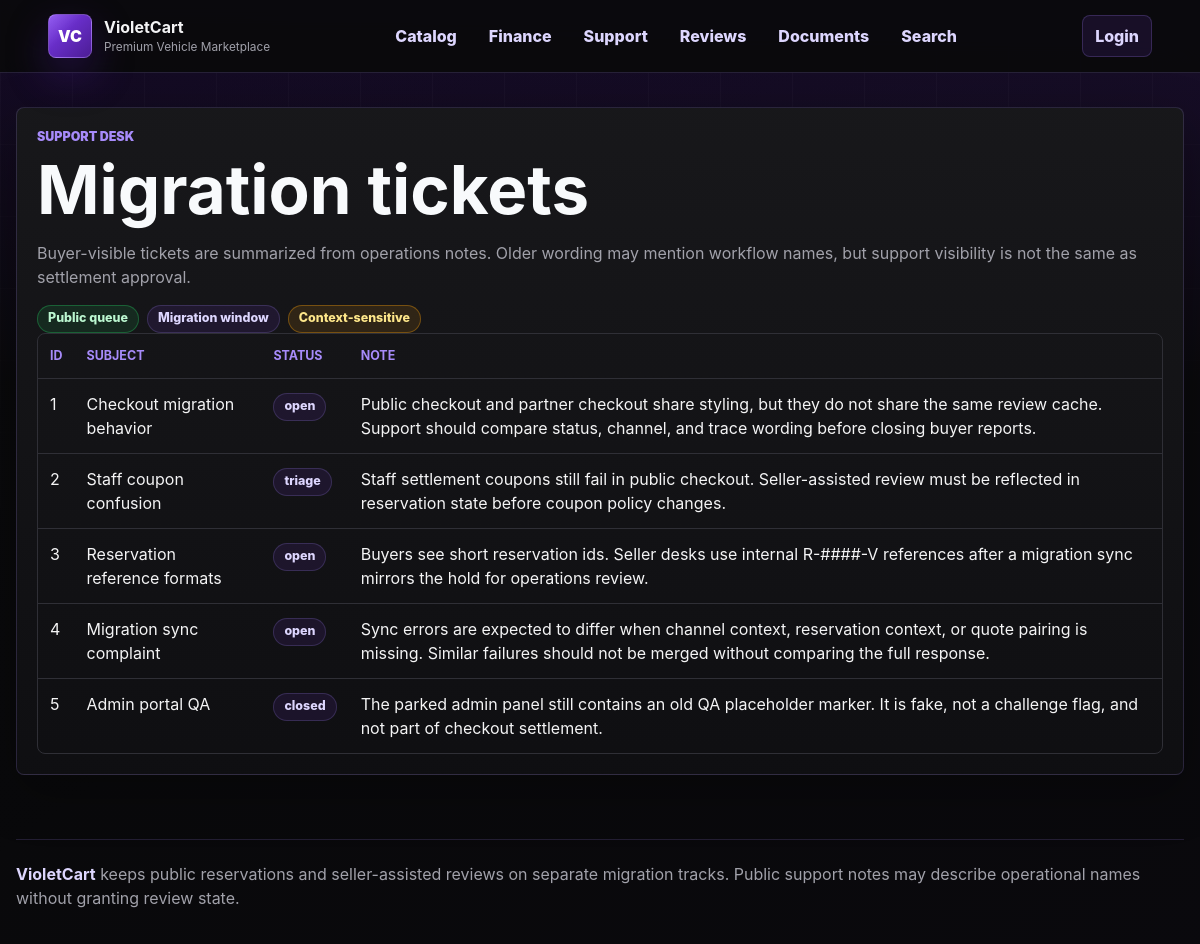
Page /lab-06-violetcart/app/support.php on the committed database.
### tables this page shows
CREATE TABLE support_tickets (
  id INT AUTO_INCREMENT PRIMARY KEY,
  subject VARCHAR(180) NOT NULL,
  body TEXT NOT NULL,
  visibility VARCHAR(64) NOT NULL DEFAULT 'public',
  status VARCHAR(64) NOT NULL DEFAULT 'open',
  created_at TIMESTAMP DEFAULT CURRENT_TIMESTAMP
);

### lab-06-violetcart/app/includes/auth.php (called while the page is built, shortened)
<?php
require_once __DIR__ . '/helpers.php';
function current_user(): ?array
{
    if (empty($_SESSION['user_id'])) {
        return null;
    }
    $stmt = db()->prepare('SELECT id, username, display_name, role FROM users WHERE id = ?');
    $stmt->execute([(int)$_SESSION['user_id']]);
    $user = $stmt->fetch();
    return $user ?: null;
}

### lab-06-violetcart/app/includes/db.php (called while the page is built, shortened)
<?php
function db(): PDO
{
    $host = getenv('DB_HOST') ?: 'db';
    $name = getenv('DB_NAME') ?: 'violetcart';
    $user = getenv('DB_USER') ?: 'violet';
    $pass = getenv('DB_PASS') ?: 'violetpass';
    $dsn = "mysql:host={$host};dbname={$name};charset=utf8mb4";
    $pdo = new PDO($dsn, $user, $pass, [
        PDO::ATTR_ERRMODE => PDO::ERRMODE_EXCEPTION,
        PDO::ATTR_DEFAULT_FETCH_MODE => PDO::FETCH_ASSOC,
        PDO::ATTR_EMULATE_PREPARES => false,
    ]);
    return $pdo;
}

### lab-06-violetcart/app/includes/helpers.php (called while the page is built, shortened)
<?php
require_once __DIR__ . '/db.php';
function e(?string $value): string
{
    return htmlspecialchars((string)$value, ENT_QUOTES | ENT_SUBSTITUTE, 'UTF-8');
}

### lab-06-violetcart/app/support.php (the view)
<?php
require_once __DIR__ . '/includes/layout.php';
$tickets = db()->query('SELECT * FROM support_tickets WHERE visibility = "public" ORDER BY id ASC')->fetchAll();
page_header('Support');
?>
<section class="panel">
  <p class="eyebrow">Support desk</p>
  <h1>Migration tickets</h1>
  <p class="muted">Buyer-visible tickets are summarized from operations notes. Older wording may mention workflow names, but support visibility is not the same as settlement approval.</p>
  <div class="status-row">
    <span class="badge good">Public queue</span>
    <span class="badge">Migration window</span>
    <span class="badge warn">Context-sensitive</span>
  </div>
  <div class="table-wrap">
    <table>
      <thead><tr><th>ID</th><th>Subject</th><th>Status</th><th>Note</th></tr></thead>
      <tbody>
      <?php foreach ($tickets as $ticket): ?>
        <tr>
          <td><?= (int)$ticket['id'] ?></td>
          <td><?= e($ticket['subject']) ?></td>
          <td><span class="badge"><?= e($ticket['status']) ?></span></td>
          <td><?= e($ticket['body']) ?></td>
        </tr>
      <?php endforeach; ?>
      </tbody>
    </table>
  </div>
</section>
<?php page_footer(); ?>

### lab-06-violetcart/app/includes/layout.php (shortened to what this page needs)
<?php
require_once __DIR__ . '/auth.php';
function page_header(string $title): void
{
    $user = current_user();
    ?>
<!doctype html>
<html lang="en">
<head>
  <link rel="stylesheet" href="/assets/css/style.css">
</head>
<body>
  <header class="topbar">
    <a class="brand" href="/">
      <span class="brand-mark">VC</span>
      <span><strong>VioletCart</strong><small>Premium Vehicle Marketplace</small></span>
    </a>
    <nav>
      <a href="/cars.php">Catalog</a>
      <a href="/finance.php">Finance</a>
      <a href="/support.php">Support</a>
      <a href="/reviews.php">Reviews</a>
      <a href="/documents.php">Documents</a>
      <a href="/search.php">Search</a>
    </nav>
    <div class="account-pill">
      <?php if ($user): ?>
        <span><?= e($user['username']) ?></span>
        <a href="/login.php?logout=1">Logout</a>
      <?php else: ?>
        <a href="/login.php">Login</a>
      <?php endif; ?>
    </div>
  </header>
  <main class="content">
    <?php
}
function page_footer(): void
{
    ?>
  </main>
  <footer class="footer">
    <strong>VioletCart</strong> keeps public reservations and seller-assisted reviews on separate migration tracks.
    Public support notes may describe operational names without granting review state.
  </footer>
</body>
</html>
    <?php
}

### lab-06-violetcart/app/assets/css/style.css (style rules this page uses)
:root { --primary: #7c3aed; --dark-violet: #4c1d95; --soft-violet: #a78bfa; --bg: #09090b; --surface: #111114; --card: #18181b; --card-2: #202024; --ink: #f8fafc; --text: #f4f4f5; --muted: #a1a1aa; --border: #2f2f36; --line: rgba(167, 139, 250, 0.18); --good: #22c55e; --warn: #f59e0b; --bad: #ef4444; }
* { box-sizing: border-box; }
html { color-scheme: dark; }
body { position: relative; min-height: 100vh; margin: 0; color: var(--text); background: linear-gradient(180deg, rgba(76, 29, 149, 0.24) 0%, rgba(9, 9, 11, 0.9) 24rem), linear-gradient(145deg, #050507 0%, var(--bg) 48%, #13091f 100%); font-family: Inter, ui-sans-serif, system-ui, -apple-system, BlinkMacSystemFont, "Segoe UI", sans-serif; line-height: 1.5; }
body::before { content: ""; position: fixed; inset: 0; z-index: 0; pointer-events: none; background: linear-gradient(90deg, rgba(255, 255, 255, 0.035) 1px, transparent 1px), linear-gradient(180deg, rgba(255, 255, 255, 0.026) 1px, transparent 1px); background-size: 72px 72px; mask-image: linear-gradient(180deg, rgba(0, 0, 0, 0.72), transparent 70%); }
a { color: inherit; text-decoration: none; }
.topbar { position: sticky; top: 0; z-index: 10; display: grid; grid-template-columns: auto 1fr auto; gap: 22px; align-items: center; border-bottom: 1px solid rgba(167, 139, 250, 0.18); background: rgba(9, 9, 11, 0.9); backdrop-filter: blur(18px); padding: 14px clamp(16px, 4vw, 54px); }
.brand { display: flex; align-items: center; gap: 12px; min-width: max-content; }
.brand-mark { width: 44px; height: 44px; display: inline-grid; place-items: center; border: 1px solid rgba(255, 255, 255, 0.2); border-radius: 8px; background: linear-gradient(135deg, rgba(255, 255, 255, 0.18), transparent 42%), linear-gradient(135deg, var(--primary), var(--dark-violet)); color: white; font-weight: 950; box-shadow: 0 16px 40px rgba(76, 29, 149, 0.4); }
.brand strong, .brand small { display: block; }
.brand small { font-size: 0.74rem; }
.brand small, .muted, .subtle { color: var(--muted); }
.topbar nav { display: flex; flex-wrap: wrap; gap: 6px; justify-content: center; }
.topbar nav a, .account-pill a, .inline-link { color: #ddd6fe; font-weight: 800; }
.topbar nav a { min-height: 38px; display: inline-flex; align-items: center; border: 1px solid transparent; border-radius: 8px; padding: 0 12px; }
.account-pill { display: flex; align-items: center; gap: 10px; min-height: 42px; border: 1px solid rgba(167, 139, 250, 0.22); border-radius: 8px; background: rgba(124, 58, 237, 0.12); padding: 8px 12px; }
.content { position: relative; z-index: 1; width: min(1240px, calc(100% - 32px)); margin: 0 auto; padding: 34px 0 64px; }
.panel, .car-card, .metric, .form-card, .notice, .review-card, .document-card { border: 1px solid rgba(167, 139, 250, 0.18); border-radius: 8px; background: linear-gradient(180deg, rgba(24, 24, 27, 0.98), rgba(15, 15, 18, 0.98)); box-shadow: 0 18px 52px rgba(0, 0, 0, 0.28); }
.panel, .form-card, .notice { padding: 20px; }
.eyebrow { margin: 0 0 10px; color: var(--soft-violet); font-size: 0.78rem; font-weight: 900; letter-spacing: 0; text-transform: uppercase; }
h1, h2, h3, p { margin-top: 0; }
h1 { max-width: 820px; margin-bottom: 18px; color: var(--ink); font-size: 4.2rem; line-height: 0.98; }
.car-meta, .pill-row, .status-row { display: flex; flex-wrap: wrap; gap: 8px; }
.pill, .badge { display: inline-flex; min-height: 28px; align-items: center; border: 1px solid rgba(167, 139, 250, 0.2); border-radius: 999px; background: rgba(124, 58, 237, 0.11); color: #ddd6fe; padding: 0 10px; font-size: 0.78rem; font-weight: 850; }
.badge.good { border-color: rgba(34, 197, 94, 0.36); background: rgba(34, 197, 94, 0.12); color: #bbf7d0; }
.badge.warn { border-color: rgba(245, 158, 11, 0.36); background: rgba(245, 158, 11, 0.12); color: #fde68a; }
.table-wrap { overflow-x: auto; border: 1px solid var(--border); border-radius: 8px; }
table { width: 100%; border-collapse: collapse; min-width: 780px; }
th, td { border-bottom: 1px solid var(--border); padding: 13px 12px; text-align: left; vertical-align: top; }
tr:last-child td { border-bottom: 0; }
th { color: var(--soft-violet); font-size: 0.78rem; letter-spacing: 0; text-transform: uppercase; }
.footer { position: relative; z-index: 1; width: min(1240px, calc(100% - 32px)); margin: 0 auto; border-top: 1px solid rgba(167, 139, 250, 0.16); color: var(--muted); padding: 22px 0 34px; }
.footer strong { color: #ddd6fe; }

### rows in the picture
support_tickets: id "1", subject "Checkout migration behavior", status "open", body "Public checkout and partner checkout share styling, but they do not share the same review cache. Support should compare status, channel, and trace wording before closing buyer reports."
support_tickets: id "2", subject "Staff coupon confusion", status "triage", body "Staff settlement coupons still fail in public checkout. Seller-assisted review must be reflected in reservation state before coupon policy changes."
support_tickets: id "3", subject "Reservation reference formats", status "open", body "Buyers see short reservation ids. Seller desks use internal R-####-V references after a migration sync mirrors the hold for operations review."
support_tickets: id "4", subject "Migration sync complaint", status "open", body "Sync errors are expected to differ when channel context, reservation context, or quote pairing is missing. Similar failures should not be merged without comparing the full response."
support_tickets: id "5", subject "Admin portal QA", status "closed", body "The parked admin panel still contains an old QA placeholder marker. It is fake, not a challenge flag, and not part of checkout settlement."
